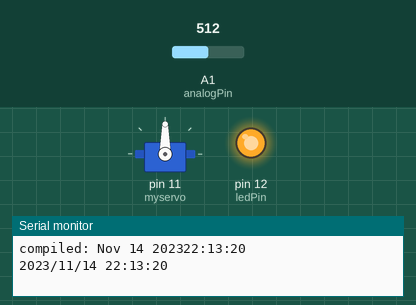
The sketch below on a simulated Arduino Uno, built with avr-gcc and run on an emulated ATmega328P. On the bench: servo, output pins drawn as LEDs (lit = HIGH), the last lines printed to the serial monitor. The inputs (shaded band) are chosen by the test bench; at power-on: A1 (analogPin) = 512. The local clock reads 2024-03-15 10:24:30 at power-on unless the sketch sets it.

Above: at 0.05 s.
At 2.75 s:
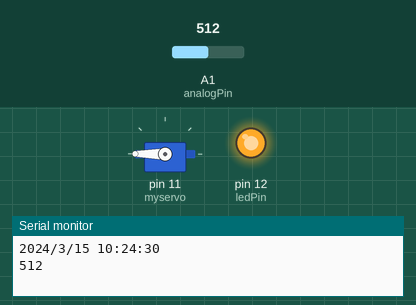
Timing chart, 0 to 17.6 s (numbered marks = the images above):
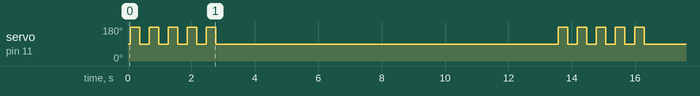

The sketch:

feederAndlight.ino
```cpp
#include <Wire.h>
#include <ThreeWire.h>
#include <RtcDS1302.h>
#include <Servo.h>   //載入函式庫，這是內建的，不用安裝

Servo myservo;  // 建立SERVO物件
// DS1302接線指示: 可依需求修改
// DS1302 CLK/SCLK --> 10
// DS1302 DAT/IO --> 9
// DS1302 RST/CE --> 8
// DS1302 VCC --> 3.3v - 5v
// DS1302 GND --> GND

int ledPin = 12;
const int analogPin = A1;
int sensorValue = 0;

ThreeWire myWire(9, 10, 8); // IO, SCLK, CE
RtcDS1302<ThreeWire> Rtc(myWire);

void setup ()
{
  pinMode(ledPin, OUTPUT);
  myservo.attach(11);  // 設定要將伺服馬達接到哪一個PIN腳
  Serial.begin(9600);

  Serial.print("compiled: ");
  Serial.print(__DATE__);
  Serial.println(__TIME__);

  Rtc.Begin();

  //__DATE__，__TIME__，是程式碼編譯時的日期和時間
  RtcDateTime compiled = RtcDateTime(__DATE__, __TIME__);
  printDateTime(compiled);
  Serial.println();

  //判斷DS1302是否接好
  if (!Rtc.IsDateTimeValid())
  {
    // Common Causes:
    //    1) first time you ran and the device wasn't running yet
    //    2) the battery on the device is low or even missing

    Serial.println("RTC lost confidence in the DateTime!");
    Rtc.SetDateTime(compiled);
  }

  if (Rtc.GetIsWriteProtected())
  {
    Serial.println("RTC was write protected, enabling writing now");
    Rtc.SetIsWriteProtected(false);
  }

  if (!Rtc.GetIsRunning())
  {
    Serial.println("RTC was not actively running, starting now");
    Rtc.SetIsRunning(true);
  }

  //判斷DS1302上紀綠的時間和編譯時的時間，哪個比較新
  //如果編譯時間比較新，就進行設定，把DS1302上的時間改成新的時間
  //now：DS1302上紀綠的時間，compiled：編譯時的時間
  RtcDateTime now = Rtc.GetDateTime();
  if (now < compiled)
  {
    Serial.println("RTC is older than compile time!  (Updating DateTime)");
    //編譯時間比較新，把DS1302上的時間改成編譯的時間
    Rtc.SetDateTime(compiled);
  }
  else if (now > compiled)
  {
    Serial.println("RTC is newer than compile time. (this is expected)");
  }
  else if (now == compiled)
  {
    Serial.println("RTC is the same as compile time! (not expected but all is fine)");
  }

}

void loop ()
{
  RtcDateTime now = Rtc.GetDateTime();

  printDateTime(now);
  Serial.println();

  //判斷DS1302是否正常，如果不正常，一般是線沒接好，或是電池沒電了
  if (!now.IsValid())
  {
    Serial.println("RTC lost confidence in the DateTime!");
  }


  delay(10000); // 10秒更新一次
}

#define countof(a) (sizeof(a) / sizeof(a[0]))

//顯示完整年月日時間的副程式
void printDateTime(const RtcDateTime& dt)
{
  char datestring[20];

// snprintf(datestring,
//             countof(datestring),
//             PSTR("%02u/%02u/%04u %02u:%02u:%02u"),
//             dt.Month(),
//             dt.Day(),
//             dt.Year(),
//             dt.Hour(),
//             dt.Minute(),
//             dt.Second() );
  Serial.print(dt.Year());
  Serial.print("/");
  Serial.print(dt.Month());
  Serial.print("/");
  Serial.print(dt.Day());
  Serial.print(" ");
  Serial.print(dt.Hour());
  Serial.print(":");
  Serial.print(dt.Minute());
  Serial.print(":");
  Serial.println(dt.Second());
  //Serial.print(datestring);

  sensorValue = analogRead(analogPin);
  Serial.println(sensorValue);
  if(sensorValue > 450)
    digitalWrite(ledPin, HIGH);
  else
    digitalWrite(ledPin, LOW);


  if(dt.Hour()==10
  ){ // 自行設定何時餵食
  myservo.write(180); //旋轉到180度
  delay(300);
  myservo.write(90);
  delay(300);
  myservo.write(180); //旋轉到180度
  delay(300);
  myservo.write(90);
  delay(300);
  myservo.write(180); //旋轉到180度
  delay(300);
  myservo.write(90);
  delay(300);
  myservo.write(180); //旋轉到180度
  delay(300);
  myservo.write(90);
  delay(300);
  myservo.write(180); //旋轉到180度
  delay(300);
  myservo.write(90);
  delay(800);
  }
}
```

Measured:
- by itself, servo on pin 11 (myservo): repeats every 13.5 s: 4 × (90° 0.30 s, 180° 0.30 s), 90° 10.8 s, 180° 0.30 s
